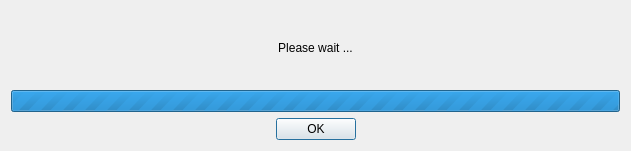
<?xml version="1.0" encoding="UTF-8"?>
<ui version="4.0">
 <class>QDialog</class>
 <widget class="QDialog" name="QDialog">
  <property name="geometry">
   <rect>
    <x>0</x>
    <y>0</y>
    <width>631</width>
    <height>151</height>
   </rect>
  </property>
  <property name="windowTitle">
   <string>update</string>
  </property>
  <layout class="QVBoxLayout" name="verticalLayout">
   <item>
    <widget class="QLabel" name="label">
     <property name="text">
      <string>Please wait ...</string>
     </property>
     <property name="alignment">
      <set>Qt::AlignCenter</set>
     </property>
    </widget>
   </item>
   <item>
    <widget class="QProgressBar" name="GreenProgressBar">
     <property name="maximum">
      <number>0</number>
     </property>
     <property name="value">
      <number>-1</number>
     </property>
    </widget>
   </item>
   <item>
    <widget class="QDialogButtonBox" name="buttonBox">
     <property name="orientation">
      <enum>Qt::Horizontal</enum>
     </property>
     <property name="standardButtons">
      <set>QDialogButtonBox::Ok</set>
     </property>
     <property name="centerButtons">
      <bool>true</bool>
     </property>
    </widget>
   </item>
  </layout>
 </widget>
 <resources/>
 <connections>
  <connection>
   <sender>buttonBox</sender>
   <signal>accepted()</signal>
   <receiver>QDialog</receiver>
   <slot>accept()</slot>
   <hints>
    <hint type="sourcelabel">
     <x>248</x>
     <y>254</y>
    </hint>
    <hint type="destinationlabel">
     <x>157</x>
     <y>274</y>
    </hint>
   </hints>
  </connection>
  <connection>
   <sender>buttonBox</sender>
   <signal>rejected()</signal>
   <receiver>QDialog</receiver>
   <slot>reject()</slot>
   <hints>
    <hint type="sourcelabel">
     <x>316</x>
     <y>260</y>
    </hint>
    <hint type="destinationlabel">
     <x>286</x>
     <y>274</y>
    </hint>
   </hints>
  </connection>
 </connections>
</ui>
